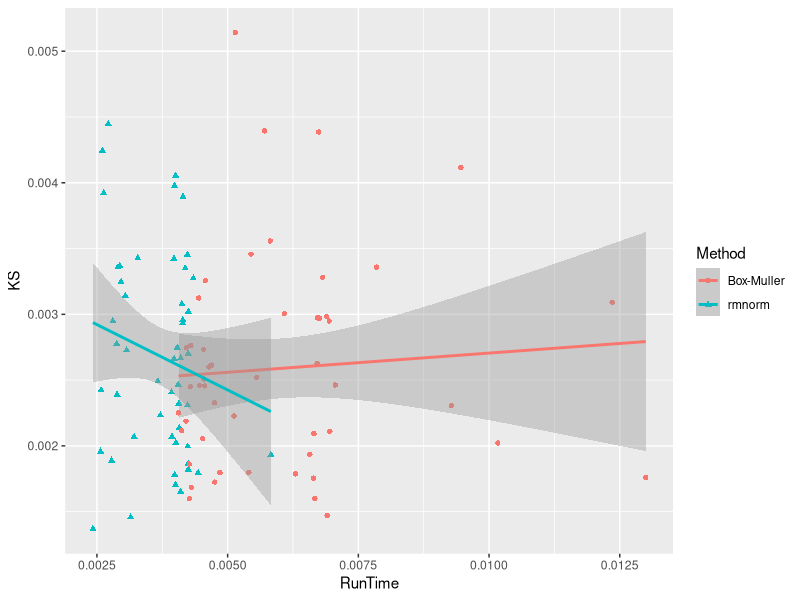

Source code (R): (Note: a time limit stopped this script after it produced the figure.)
## ---- chunk 1
knitr::opts_chunk$set(echo = FALSE)
library(tidyverse)
library(dplyr)
## ---- chunk 2
Method = vector(length = 100)
RunTime = vector(length = 100)
KS = vector(length = 100)

M <- optimize(f=function(x){dnorm(x)/dexp(abs(x))*2}, interval=c(0,5),maximum=T)$objective

# returns a single accepted sample from standard doubly exp. proposal and N(0,1) target
acc_rej_dexp_norm <- function(M,a,b){
  U <- runif(1)*M
  sings <- c(-1,1)
  Y <- rexp(1)*sample(sings,1) # doubly exponential
  while (U>dnorm(Y)/dexp(abs(Y))/2/M){
    U <- runif(1)*M
    Y <- rexp(1)*sample(sings,1)
  }
  return(Y)
}




for (i in 1:50){
  t <- Sys.time()
  X <- rnorm(n=100000)
  RunTime[i] <- (Sys.time() - t)
  F_hat <- ecdf(X)
  F_hat_eval <- F_hat(sort(X))
  F_eval <- pnorm(sort(X))
  KS_stats <- max(abs(F_hat_eval - F_eval))
  KS[i] <- KS_stats
  Method[i] = "rmnorm"
}



for (i in 1:50){
  t <- Sys.time()
  
  u1 <- runif(n=50000)
  u2 <- runif(n=50000)
  z1 <- (-2 * log(u1)) ** (1/2)* cos(2 * pi * u2)
  z2 <- (-2 * log(u1)) ** (1/2)* sin(2 * pi * u2)
  X <- c(z1, z2)
  
  RunTime[50 + i] <- (Sys.time() - t)
  
  F_hat <- ecdf(X)
  F_hat_eval <- F_hat(sort(X))
  F_eval <- pnorm(sort(X))
  KS_stats <- max(abs(F_hat_eval - F_eval))
  KS[50 + i] <- KS_stats
  Method[50 + i] = "Box-Muller"
}


df <- data.frame(RunTime, KS, Method)
ggplot(data = df, mapping = aes(x = RunTime, y = KS, shape = Method, color = Method)) + geom_point() + stat_smooth(method=lm)

## ---- chunk 3

Method = vector(length = 50)
RunTime = vector(length = 50)
KS = vector(length = 50)



for (i in 1:50){
  t <- Sys.time()
  
  X <- vector(length = 100000)
  for(n in 1:100000){
    X[n] <- acc_rej_dexp_norm(M)
  }
  
  RunTime[i] <- (Sys.time() - t)
  
  F_hat <- ecdf(X)
  F_hat_eval <- F_hat(sort(X))
  F_eval <- pnorm(sort(X))
  KS_stats <- max(abs(F_hat_eval - F_eval))
  KS[i] <- KS_stats
  Method[i] = "Rejection Sampling"
}

df <- data.frame(RunTime, KS, Method)
ggplot(data = df, mapping = aes(x = RunTime, y = KS, shape = Method, color = Method)) + geom_point() + stat_smooth(method=lm)
